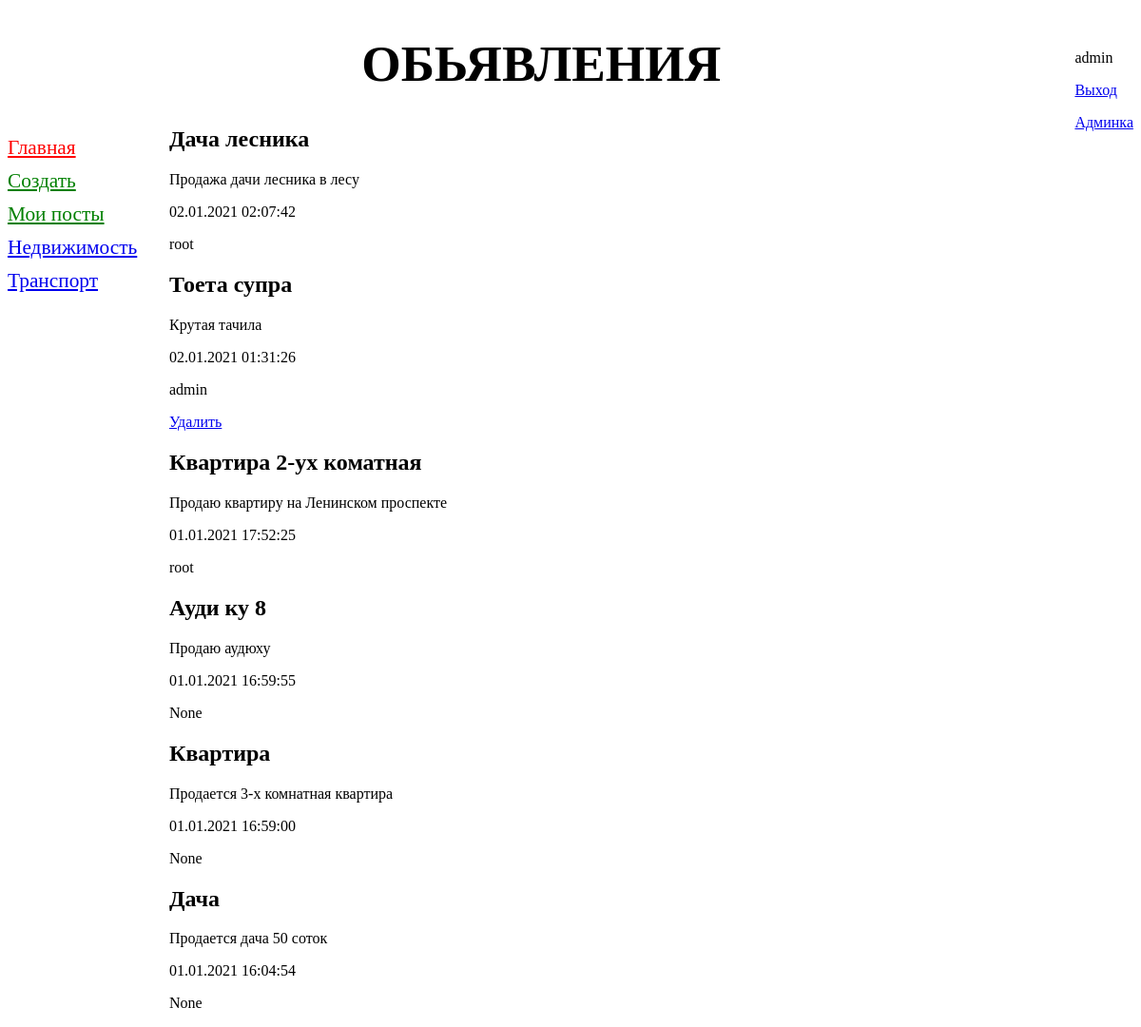
The app's page /bboard/ (signed in), older data.
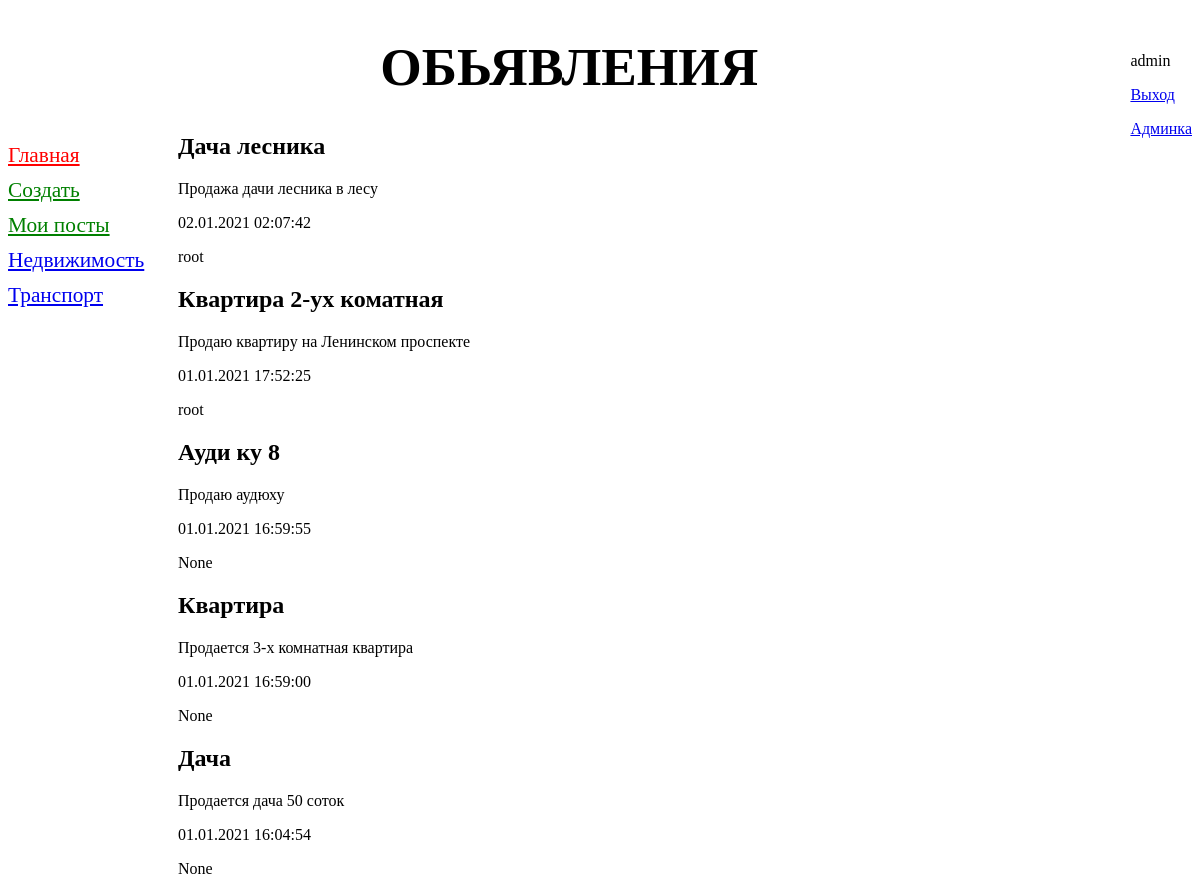
The same page, newer data.
### bboard/models.py (models this page shows, shortened)
class Rubric(models.Model):
    name = models.CharField(max_length=20, db_index=True, verbose_name="Название")
    class Meta:
        verbose_name = "Рубрика"
        verbose_name_plural = "Рубрики"
        ordering = ['name']

class Bb(models.Model):
    title = models.CharField(max_length=50, verbose_name="Товар")
    content = models.TextField(null=True, blank=True, verbose_name="Описание")
    rubric = models.ForeignKey('Rubric', null=True, on_delete=models.PROTECT, verbose_name="Рубрика")
    price = models.FloatField(null=True, blank=True, verbose_name="Цена")
    published = models.DateTimeField(auto_now_add=True, db_index=True, verbose_name="Опубликовано")
    user = models.ForeignKey(User, on_delete=models.CASCADE, null=True, default=User, verbose_name="Пользователь")
    class Meta:
        verbose_name = "Обьявление"
        verbose_name_plural = "Обьявления"
        ordering = ['-published']

### bboard/views.py (the view)
# urls.py: path('', index, name='index')
def index(request):
    bbs = Bb.objects.all()
    rubrics = Rubric.objects.all()
    return render(request, 'bboard/index.html', {'bbs': bbs, 'rubrics': rubrics})

### templates/bboard/index.html (shortened to what this page needs)
{% extends 'base.html' %}
{% block content %}
{% for bb in bbs %}
    <div>
        <h2>{{ bb.title }}</h2>
        <p> {{ bb.content }}</p>
        <p> {{ bb.published|date:"d.m.Y H:i:s"}}</p>
        <p>{{ bb.user }}</p>
        {% if user.is_authenticated %}
            {% if user == bb.user %}
                <p><a href="{% url 'delete' bb.pk %}">Удалить</a></p>
            {% endif %}
        {% endif %}
    </div>
{% endfor %}
{% endblock %}

### templates/base.html (shortened to what this page needs)
<!DOCTYPE html>
{% load static %}
<html lang="ru">
<head>
    <link href="{% static 'css/style.css' %}" rel="stylesheet">
</head>
<body>
<div style="float: right">
    <p>{{ user.username }}</p>
    {% if user.is_authenticated %}
        <p><a href="{% url 'logout' %}">Выход</a></p>
        <p><a href="/admin">Админка</a> </p>
    {% else %}
        <p>You are not logged in.</p>
        <a href="{% url 'login' %}">Вход</a>
        <a href="{% url 'signup' %}">Регистрация</a>
    {% endif %}
</div>
<header>
    <h1>Обьявления</h1>
    <nav>
        <a href="{%  url 'index' %}" style="color: red">Главная</a>
        {% if user.is_authenticated %}
            <a href="{%  url 'add' %}" style="color: green">Создать</a>
            <a href="{%  url 'my_posts' %}" style="color: green">Мои посты</a>
        {% endif %}
        {% for rubric in rubrics %}
            <a href="{% url 'by_rubric' rubric.pk %}">{{ rubric.name }}</a>
        {% endfor %}
    </nav>
<section>
            {% block content %}
            {% endblock %}
        </section>
</header>
</body>
</html>

Row changes from the older to the newer data that the page shows:
removed Bb: title "Тоета супра", content "Крутая тачила", published "02.01.2021 01:31:26", user "admin", shows "Удалить"
